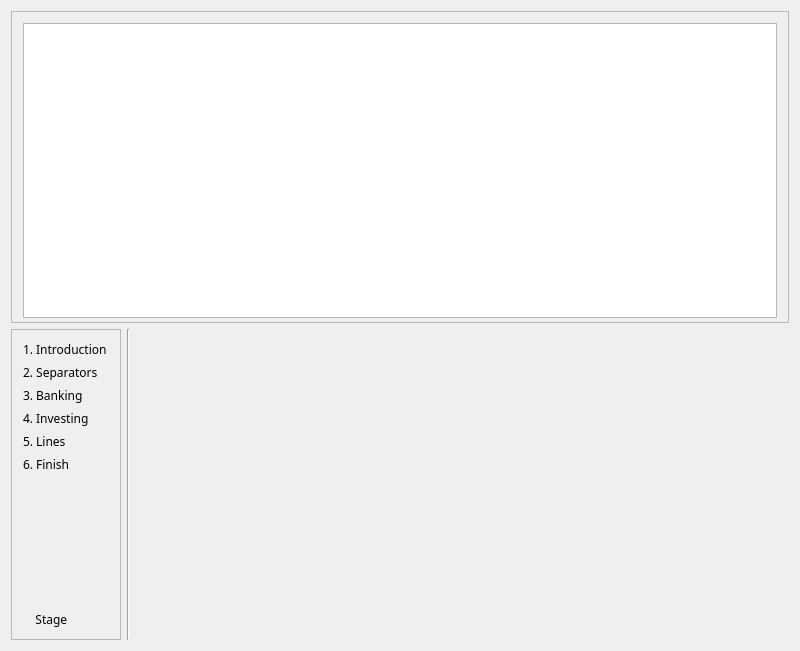
<?xml version="1.0" encoding="UTF-8"?>
<ui version="4.0">
 <class>CSVDialog</class>
 <widget class="QWidget" name="CSVDialog">
  <property name="geometry">
   <rect>
    <x>0</x>
    <y>0</y>
    <width>800</width>
    <height>651</height>
   </rect>
  </property>
  <property name="minimumSize">
   <size>
    <width>600</width>
    <height>500</height>
   </size>
  </property>
  <property name="font">
   <font>
    <family>Sans Serif</family>
   </font>
  </property>
  <property name="windowTitle">
   <string>CSV Import Wizard</string>
  </property>
  <layout class="QGridLayout" name="gridLayout">
   <item row="0" column="0">
    <layout class="QVBoxLayout" name="verticalLayout" stretch="270,270">
     <item>
      <widget class="QFrame" name="frame_main">
       <property name="frameShape">
        <enum>QFrame::StyledPanel</enum>
       </property>
       <property name="frameShadow">
        <enum>QFrame::Raised</enum>
       </property>
       <layout class="QVBoxLayout" name="verticalLayout_7">
        <property name="bottomMargin">
         <number>4</number>
        </property>
        <item>
         <widget class="QTableWidget" name="tableWidget">
          <property name="palette">
           <palette>
            <active>
             <colorrole role="Base">
              <brush brushstyle="SolidPattern">
               <color alpha="255">
                <red>255</red>
                <green>255</green>
                <blue>255</blue>
               </color>
              </brush>
             </colorrole>
            </active>
            <inactive>
             <colorrole role="Base">
              <brush brushstyle="SolidPattern">
               <color alpha="255">
                <red>255</red>
                <green>255</green>
                <blue>255</blue>
               </color>
              </brush>
             </colorrole>
            </inactive>
            <disabled>
             <colorrole role="Base">
              <brush brushstyle="SolidPattern">
               <color alpha="255">
                <red>244</red>
                <green>244</green>
                <blue>244</blue>
               </color>
              </brush>
             </colorrole>
            </disabled>
           </palette>
          </property>
          <property name="frameShape">
           <enum>QFrame::StyledPanel</enum>
          </property>
          <property name="frameShadow">
           <enum>QFrame::Sunken</enum>
          </property>
          <property name="selectionMode">
           <enum>QAbstractItemView::MultiSelection</enum>
          </property>
          <attribute name="horizontalHeaderDefaultSectionSize">
           <number>120</number>
          </attribute>
         </widget>
        </item>
       </layout>
      </widget>
     </item>
     <item>
      <layout class="QHBoxLayout" name="horizontalLayout" stretch="20,3,120">
       <item>
        <widget class="QFrame" name="frame_stage">
         <property name="maximumSize">
          <size>
           <width>120</width>
           <height>16777215</height>
          </size>
         </property>
         <property name="frameShape">
          <enum>QFrame::StyledPanel</enum>
         </property>
         <property name="frameShadow">
          <enum>QFrame::Raised</enum>
         </property>
         <layout class="QVBoxLayout" name="verticalLayout_3">
          <item>
           <layout class="QVBoxLayout" name="verticalLayout_stage">
            <item>
             <widget class="QLabel" name="label_intro">
              <property name="text">
               <string comment="Noun, the intoduction." extracomment="Noun, the intoduction.">1. Introduction</string>
              </property>
             </widget>
            </item>
            <item>
             <widget class="QLabel" name="label_separator">
              <property name="text">
               <string>2. Separators</string>
              </property>
             </widget>
            </item>
            <item>
             <widget class="QLabel" name="label_banking">
              <property name="text">
               <string>3. Banking</string>
              </property>
             </widget>
            </item>
            <item>
             <widget class="QLabel" name="label_investing">
              <property name="text">
               <string>4. Investing</string>
              </property>
             </widget>
            </item>
            <item>
             <widget class="QLabel" name="label_lines">
              <property name="text">
               <string>5. Lines</string>
              </property>
             </widget>
            </item>
            <item>
             <widget class="QLabel" name="label_finish">
              <property name="text">
               <string comment="Noun, the end." extracomment="Noun, the end.">6. Finish</string>
              </property>
             </widget>
            </item>
            <item>
             <spacer name="verticalSpacer">
              <property name="orientation">
               <enum>Qt::Vertical</enum>
              </property>
              <property name="sizeHint" stdset="0">
               <size>
                <width>20</width>
                <height>40</height>
               </size>
              </property>
             </spacer>
            </item>
            <item>
             <widget class="QLabel" name="label">
              <property name="text">
               <string>    Stage</string>
              </property>
              <property name="alignment">
               <set>Qt::AlignLeading|Qt::AlignLeft|Qt::AlignVCenter</set>
              </property>
             </widget>
            </item>
           </layout>
          </item>
         </layout>
        </widget>
       </item>
       <item>
        <widget class="Line" name="line">
         <property name="orientation">
          <enum>Qt::Vertical</enum>
         </property>
        </widget>
       </item>
       <item>
        <spacer name="horizontalSpacer">
         <property name="orientation">
          <enum>Qt::Horizontal</enum>
         </property>
         <property name="sizeHint" stdset="0">
          <size>
           <width>40</width>
           <height>20</height>
          </size>
         </property>
        </spacer>
       </item>
      </layout>
     </item>
    </layout>
   </item>
  </layout>
 </widget>
 <layoutdefault spacing="6" margin="11"/>
 <resources/>
 <connections/>
</ui>
